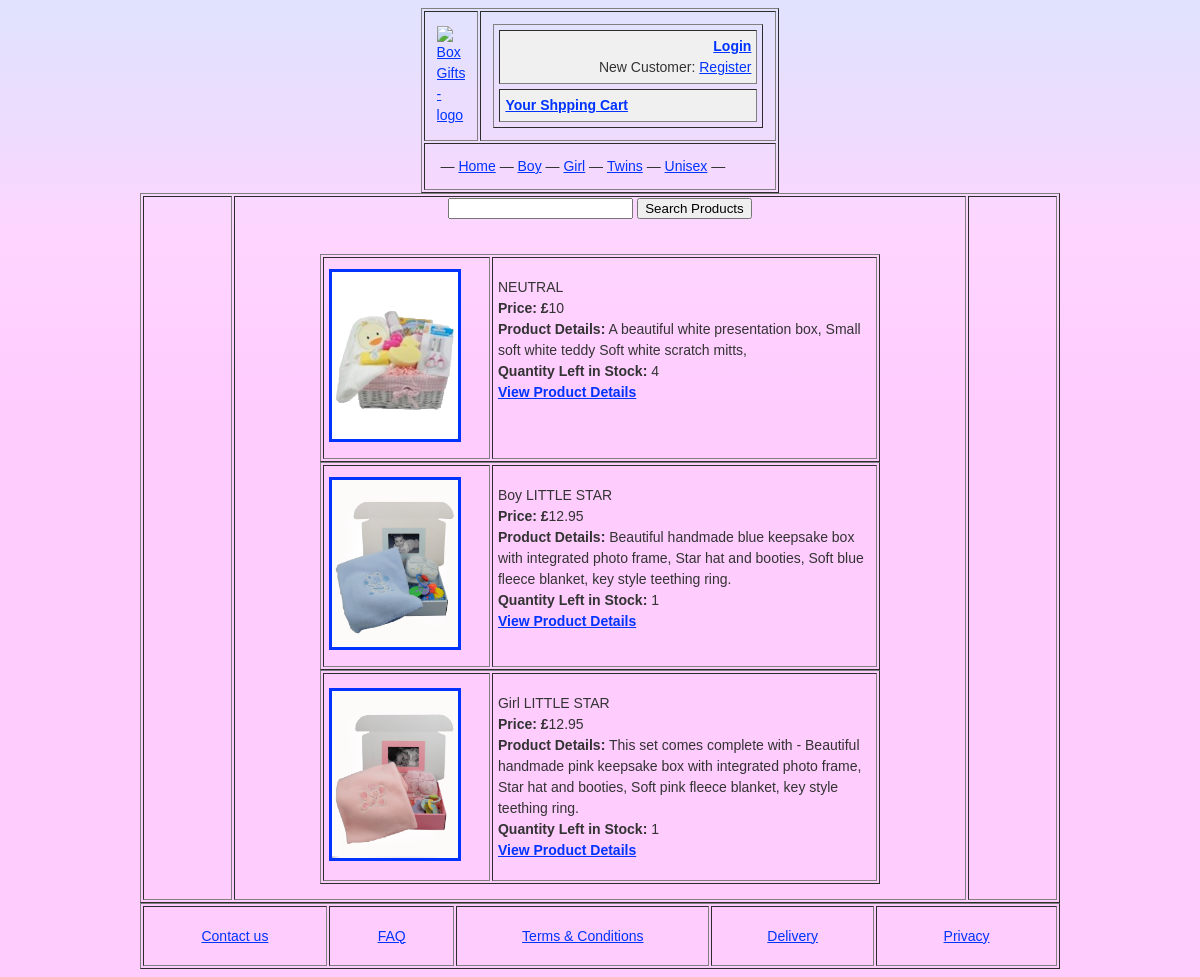
Before: /store/index.php with the older database file.
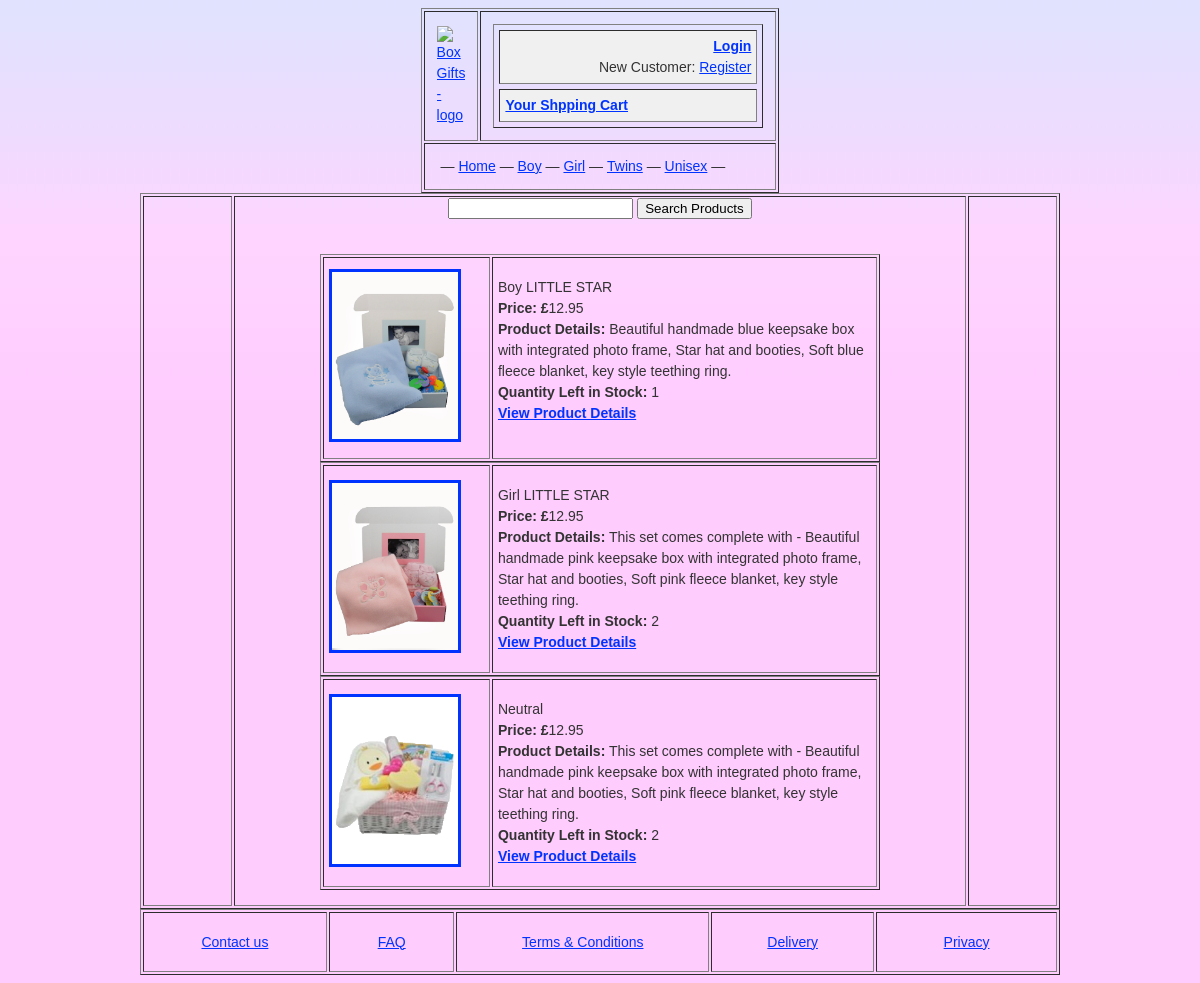
After: the same page with the newer database file.
### tables this page shows
CREATE TABLE products(
    id BIGINT NOT NULL AUTO_INCREMENT PRIMARY KEY,
    productName VARCHAR(255) NOT NULL UNIQUE KEY,
	productPrice FLOAT NOT NULL,
    productCategory VARCHAR(100) NOT NULL,
	productSubcategory VARCHAR(100) NOT NULL,
    productDescription TEXT,
    productQuantity BIGINT NOT NULL,
    productDateAdded DATE NOT NULL,
    INDEX (id, productName)
    );

### store/storescripts/mysql.inc.php (called while the page is built, shortened)
<?php
function connect()
{
$db_Link = mysql_connect(DB_HOST, DB_USER, DB_PASS) or die ('Cannot connect to the MySQL Server. Please go and check your username, password and database parameters in your configuration file.');
return $db_Link;
}
function query($query)
{
if(!isset($db_Link))
$db_Link = connect();
$result = mysql_query($query, $db_Link) or die('Error: ' . mysql_error());
$lastInsertID = mysql_insert_id($db_Link);
$returnArray = array();
$i=0;
while ($row = mysql_fetch_array($result, MYSQL_BOTH))
if ($row)
$returnArray[$i++]=$row;
return $returnArray;
}
?>

### store/index.php (the view, shortened to what this page needs)
<?php
$dynamicList = "";
$sql = "SELECT * FROM products ORDER BY productDateAdded DESC LIMIT 6";
$res = query($sql);
if($res) {
foreach ($res as $row) {
		$id = $row["id"];
		$productName = $row["productName"];
		$productPrice = $row["productPrice"];
		$productDescription = $row["productDescription"];
		$productQuantity = $row["productQuantity"];
		$dynamicList .= '<table width="560px" height="190px" border="1" cellpadding="5">
        <tr>
          <td width="130px" height="190px"><a href="product.php?id='. $id .'"><img style="border-color:#C03 3px solid;" src="../Images/Products/'.$id.'.jpg" alt="'.$productName.'" width="126" height="167" border="3px"></a></td>
          <td width="320px" height="190px" valign="top"><p>'. $productName.'<br><strong>Price: £</strong>'. $productPrice .'<br><strong>Product Details:</strong> '. $productDescription . '<br><strong>Quantity Left in Stock:</strong> ' . $productQuantity . '<br><a href="product.php?id='. $id .'"><strong>View Product Details</strong></a></p></td>
        </tr>
      </table>';
}
}else{
	$dynamicList = "There is no products on the system yet";
mysql_close();
}
?>
<!DOCTYPE HTML>
<html>
<head>
<link rel="stylesheet" href="../css/mainStyle.css" type="text/css" media="screen">
</head>
<body>
<div align="center" id="mainWraper">
	<?php include_once("template_header.php");?>
	<div id="pageContent">
	 <table width="920px" border="1">
  <tr>
    <td width="65" valign="top"><strong></strong>
      </td>
    <td width="200" align="center" valign="top"><?php include_once("search.php"); ?><br/><p><?php echo $dynamicList; ?></p>
      </td>
    <td width="65" valign="top"><strong></strong></td>
  </tr>
</table>
  </div>
    <?php include_once("template_footer.php");?>
</div>
</body>
</html>

### store/template_header.php
<div id="pageHeader"><table width="91
0" height="35" border="1" align="center" cellpadding="12">
  <tr>
    <td width="321"><a href="http://kovachev.dreamhosters.com/store/index.php"><img src="http://kovachev.dreamhosters.com/Images/box_gifts1.jpg" alt="Box Gifts - logo" width="600" height="60" border="0"></a></td>
    <td width="280px" align="right"><table width="270" border="1" cellpadding="5" cellspacing="5">
      <tr>
        <td align="right" valign="middle" bgcolor="#F0F0F0">
		<?php
        if(isset($_SESSION['customer']) && $_SESSION['customer']!="")
			{
			echo "Hello: '$_SESSION[customer]', here you can:";
     		echo ("<a href='../store/storescripts/logout.php'><strong>Logout</strong></a>");
			}
				else
				{
      				echo ("<a href='../customer/customer_login.php'><strong>Login</strong></a><br/>");
					echo ("New Customer: <a href='../customer/new_cust_register.php'>Register</a>");
				}
		?>
     </td>
      </tr>
      <tr>
        <td align="left" valign="middle" bgcolor="#F0F0F0"><strong><a href="../store/cart.php"> Your Shpping Cart</a></strong></td>
      </tr>
    </table></td>
  </tr>
  <tr>
    <td colspan="3">&nbsp;&mdash;&nbsp;<a href="http://kovachev.dreamhosters.com/store/index.php">Home</a>&nbsp;&mdash;&nbsp;<a href="#">Boy</a>&nbsp;&mdash;&nbsp;<a href="#">Girl</a>&nbsp;&mdash;&nbsp;<a href="#">Twins</a>&nbsp;&mdash;&nbsp;<a href="#">Unisex</a>&nbsp;&mdash;&nbsp;</td>
    </tr>
    </table>
</div>

### store/search.php (shortened to what this page needs)
<?php
if (array_key_exists('search', $_POST))
{
$searchInput = $_POST['searchInput'];
$products = query("SELECT * FROM products WHERE productName like '%$searchInput%'");
if ($products)
{
$productCount = count($products);
?>
<div>There are a total of <?php echo $productCount; ?> shown.<form action="index.php"><input type="submit" name="button" value="Search New Product"></form></div>
<table border="1" cellpadding="5" cellspacing="5">
<tr>
<td><strong>Product Name:</strong></td>
<td><strong>Product Description:</strong></td>
<td><strong>Product Price:</strong></td>
</tr>
<?php
foreach ($products as $product)
{
?>
<tr>
<td><?php echo $product['productName']; ?></td>
<td><?php echo $product['productDescription']; ?></td>
<td><?php echo $product['productPrice']; ?></td>
</tr>
<?php
}
}
else
{
echo "There are no products in the database.";
}
?>
</table>
<?php
}
else
{
	?>
<form name="searchform" action="<?php echo $_SERVER['file:///Macintosh HD/Applications/MAMP/htdocs/PHP_SELF']; ?>" method="POST" />
<input type="text" name="searchInput" value="<?php echo $searchInput; ?>" />
<input type="submit" name="search" value="Search Products" />
<?php } ?>

### store/template_footer.php
<div id="pageFooter">
  <table width="920px" border="1" align="center">
    <tr>
      <td width="119" height="56" align="center"><a href="http://kovachev.dreamhosters.com/store/contact.php">Contact us</a></td>
      <td width="80" align="center"><a href="#">FAQ</a></td>
      <td width="165" align="center"><a href="#">Terms &amp; Conditions</a></td>
      <td width="105" align="center"><a href="#">Delivery</a></td>
      <td width="117" align="center"><a href="#">Privacy</a></td>
    </tr>
  </table>
</div>

### css/mainStyle.css (style rules this page uses)
body,td,th { font-family: Arial, Helvetica, sans-serif; font-size: 14px; color: #333; line-height:1.5em; }
body { background-color: #FECCFD; background-image: url(../Images/bgImage.jpg); background-repeat: repeat-x; }
a:link { color: #03F; }
#pageHeader { color:#F00; }
#pageContent { color:#333; }
#pageFooter { color:#999; }

Changed rows visible on the page:
changed products "Girl LITTLE STAR": productQuantity "1" → "2"
changed products: productName "NEUTRAL" → "Neutral"; productPrice "10" → "12.95"; productDescription "A beautiful white presentation box, Small soft white teddy Soft white scratch mitts," → "This set comes complete with - Beautiful handmade pink keepsake box with integrated photo frame, Star hat and booties, Soft pink fleece blanket, key style teething ring."; productQuantity "4" → "2"; moves down the list
